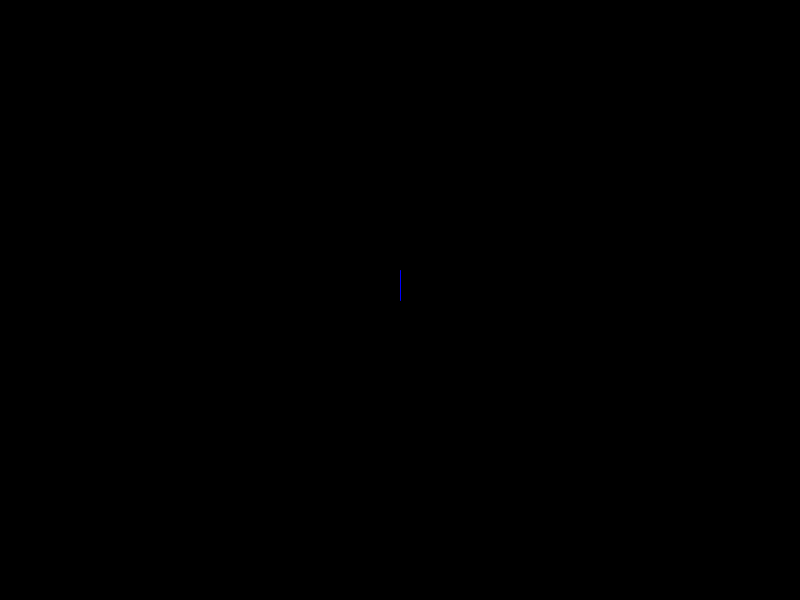
Frame 1 (no input)
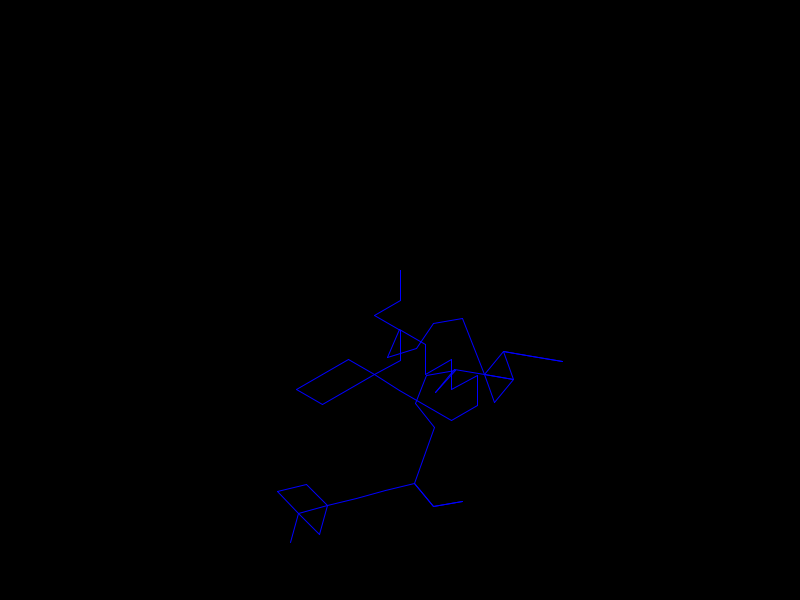
Frame 60 (the mouse pressed at the canvas centre just before this capture)
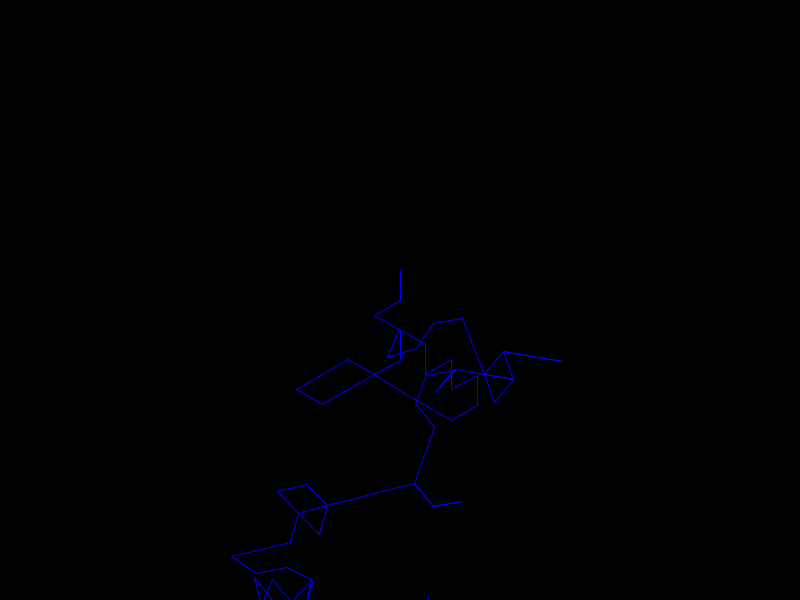
Frame 120 (the mouse held since frame 60 and released just before this capture)

The Processing sketch that drew these frames (run headless with seeded random() and noise(); from frame 60 on, the mouse is pressed at the canvas centre):

// Processing sketch: NumberWalk
// ── NumberWalk.pde
import java.util.Arrays;

PVector pos, dir;

void setup() {
  size(800, 600);

  pos = new PVector(400, 300);
  dir = new PVector(0, -1);

  background(0);
  stroke(0, 0, 255);
}

void draw() {
  piWalk();
  //curveWalk();
}

void piWalk() {
  float dist = 30.0;
  float base = 6.0;
  float ang = 360.0/base;

  PVector newPos = PVector.add(pos, dir.setMag(dist));
  line(pos.x, pos.y, newPos.x, newPos.y);
  pos = newPos;

  dir.rotate(radians(next_pi()*ang));
}

// copied from https://stackoverflow.com/a/9005163
int q = 1, r = 0, t = 1, k = 1, m = 3, x = 3;
int next_pi() {
  int q2 = q, r2 = r, t2 = t, k2 = k, m2 = m, x2 = x;
  
  if( 4*q+r-t < m*t ) { 
    int digit = m;
    q = 10*q2;
    r = 10*(r2-m2*t2);
    m = ((int)((10*(3*q2+r2))/t2)) - 10*m2;
    return digit;
  } else {
    q = q2*k2;
    r = (2*q2+r2)*x2;
    t = t2*x2;
    k = k2+1;
    m = ((int)((q2*(7*k2+2)+r2*x2)/(t2*x2)));
    x = x2+2;
    
    return next_pi();
  }
}

void curveWalk() {
  float dist = 30.0;
  float t = 60.0654231173;

  PVector newPos = PVector.add(pos, dir.setMag(dist));
  line(pos.x, pos.y, newPos.x, newPos.y);
  pos = newPos;

  dir.rotate(radians(frameCount*t));
}
